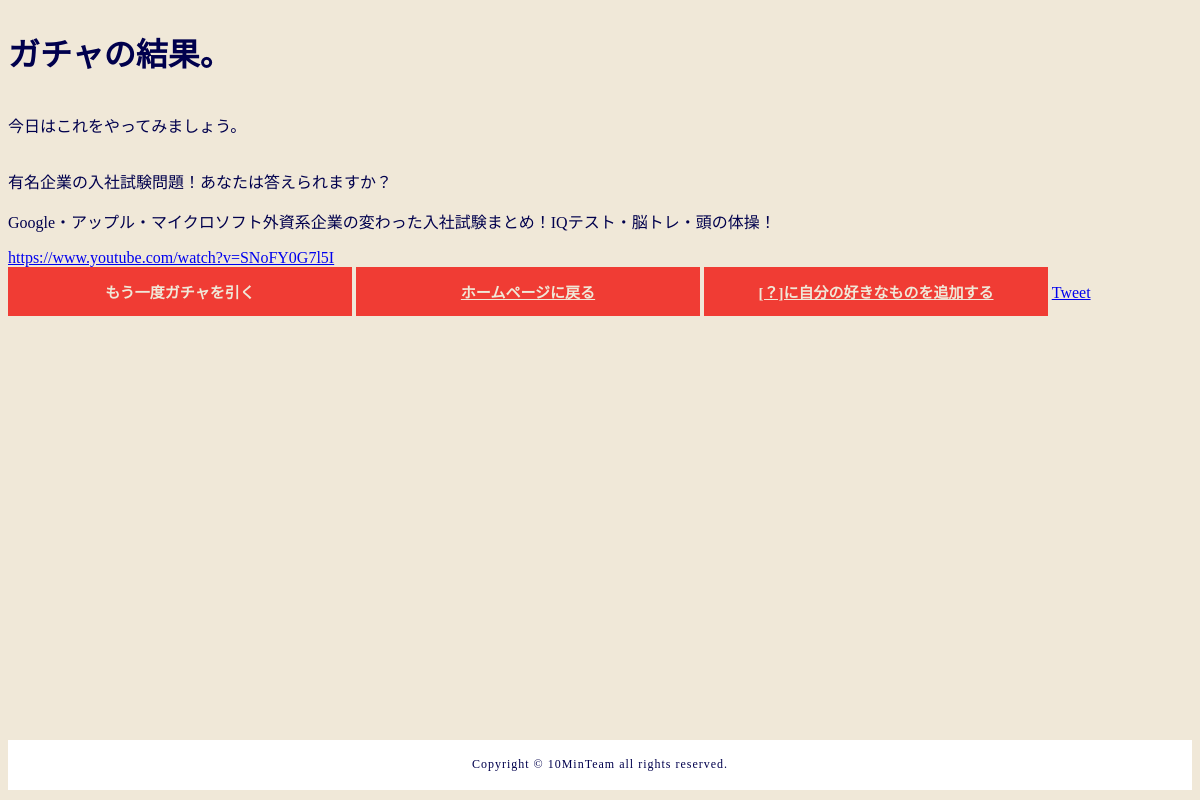
Page /gacha/study on the earlier database version.
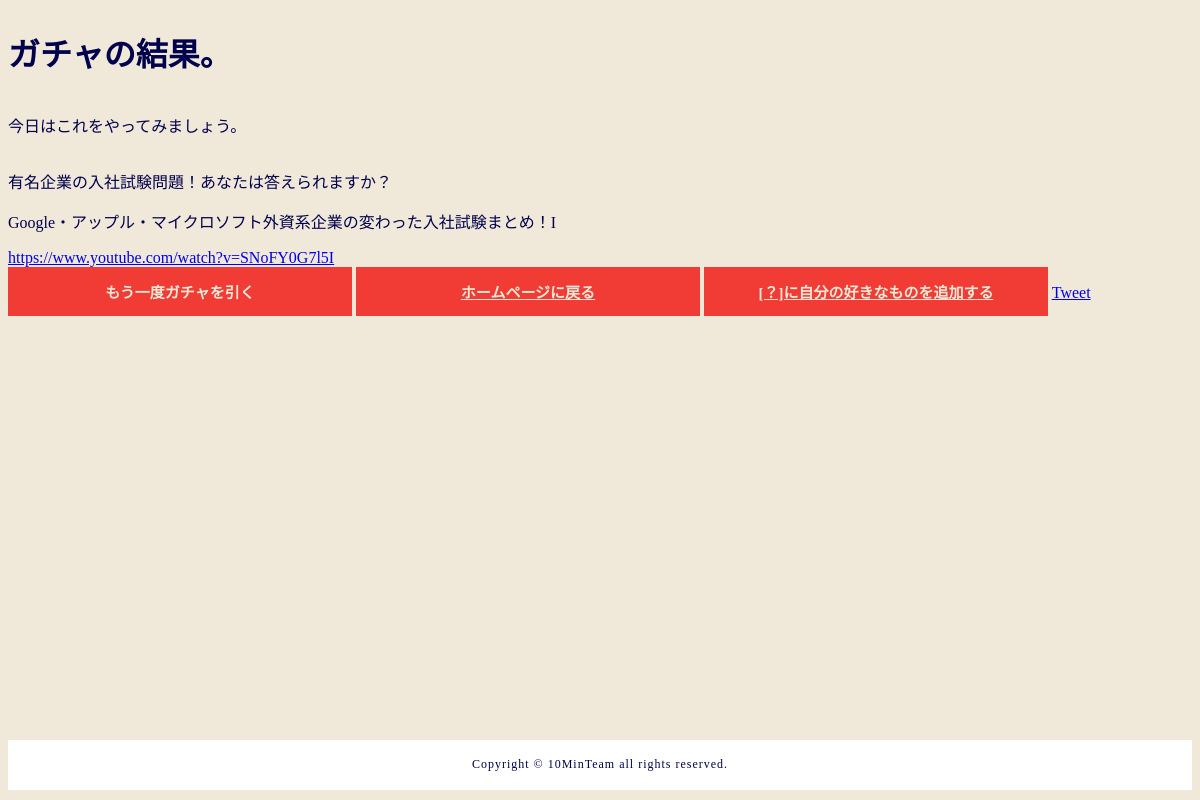
Same page on the later database version.
### tables this page shows
CREATE TABLE "koumoku-t" (
	"id"	INTEGER,
	"やること"	TEXT,
	"一言"	TEXT,
	"リンク"	TEXT,
	"yaru-id"	INTEGER,
	PRIMARY KEY("id","yaru-id")
);

### app.py (the view)
@app.route("/gacha/study")
def study():
    conn = sqlite3.connect("gacha.db")
    c = conn.cursor()
    c.execute('SELECT "やること", "一言", "リンク" FROM "koumoku-t" WHERE "yaru-id" = 3;')
    gacha = c.fetchall()
    gacha = random.choice(gacha)
    if gacha[0] is not None:
        result = gacha[0]
    else:
        result = ""
    if gacha[1] is not None:
        word = gacha[1]
    else:
        word = ""
    if gacha[2] is not None:
        link = gacha[2]
    else:
        link = ""
    c.close()
    return render_template("gacha.html", result=result, word=word, link=link)

### templates/gacha.html
{% extends 'base.html' %}
{% block content %}
<h1>ガチャの結果。</h1>
<p>今日はこれをやってみましょう。</p>
<div class="button">
    <p>{{result}}</p>
    <p>{{word}}</p>
    <a href="{{link}}" target=”_blank” >{{link}}</a><br>
    <a class="btn" onclick="window.location.reload(true);">もう一度ガチャを引く</a>
    <a href="/" class="btn">ホームページに戻る</a>
    <a href="/adding" class="btn">[？]に自分の好きなものを追加する</a>
    <a href="https://twitter.com/share?ref_src=twsrc%5Etfw" class="twitter-share-button"
    data-text="10分ガチャをやってみました
    {{result}}
    {{word}}
    {{link}}
    ガチャを引きたい方はこちら↓"
    data-show-count="false">Tweet</a><script async src="https://platform.twitter.com/widgets.js" charset="utf-8"></script>
</div>
{% endblock %}

Differences in the rows shown:
changed koumoku-t "有名企業の入社試験問題！あなたは答えられますか？": 一言 "Google・アップル・マイクロソフト外資系企業の変わった入社試験まとめ！IQテスト・脳トレ・頭の体操！" → "Google・アップル・マイクロソフト外資系企業の変わった入社試験まとめ！I"
